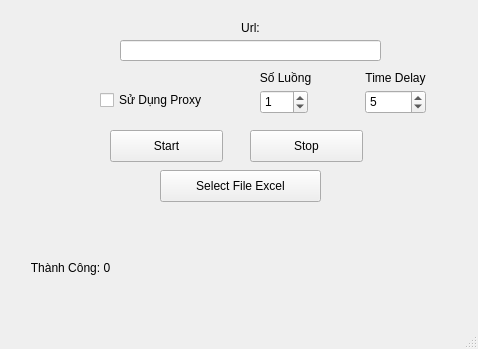
<?xml version="1.0" encoding="UTF-8"?>
<ui version="4.0">
 <class>MainWindow</class>
 <widget class="QMainWindow" name="MainWindow">
  <property name="geometry">
   <rect>
    <x>0</x>
    <y>0</y>
    <width>478</width>
    <height>349</height>
   </rect>
  </property>
  <property name="windowTitle">
   <string>MainWindow</string>
  </property>
  <widget class="QWidget" name="centralwidget">
   <widget class="QPushButton" name="pushButton">
    <property name="geometry">
     <rect>
      <x>110</x>
      <y>130</y>
      <width>113</width>
      <height>32</height>
     </rect>
    </property>
    <property name="text">
     <string>Start</string>
    </property>
   </widget>
   <widget class="QSpinBox" name="spinBox">
    <property name="geometry">
     <rect>
      <x>260</x>
      <y>90</y>
      <width>48</width>
      <height>24</height>
     </rect>
    </property>
    <property name="value">
     <number>1</number>
    </property>
   </widget>
   <widget class="QLabel" name="label">
    <property name="geometry">
     <rect>
      <x>250</x>
      <y>70</y>
      <width>71</width>
      <height>16</height>
     </rect>
    </property>
    <property name="text">
     <string>Số Luồng</string>
    </property>
    <property name="alignment">
     <set>Qt::AlignCenter</set>
    </property>
   </widget>
   <widget class="QPushButton" name="pushButton_2">
    <property name="geometry">
     <rect>
      <x>160</x>
      <y>170</y>
      <width>161</width>
      <height>32</height>
     </rect>
    </property>
    <property name="text">
     <string>Select File Excel</string>
    </property>
   </widget>
   <widget class="QLabel" name="label_2">
    <property name="geometry">
     <rect>
      <x>20</x>
      <y>260</y>
      <width>101</width>
      <height>16</height>
     </rect>
    </property>
    <property name="text">
     <string>Thành Công: 0</string>
    </property>
    <property name="alignment">
     <set>Qt::AlignCenter</set>
    </property>
   </widget>
   <widget class="QLabel" name="label_3">
    <property name="geometry">
     <rect>
      <x>0</x>
      <y>220</y>
      <width>471</width>
      <height>20</height>
     </rect>
    </property>
    <property name="text">
     <string/>
    </property>
    <property name="alignment">
     <set>Qt::AlignCenter</set>
    </property>
   </widget>
   <widget class="QCheckBox" name="checkBox">
    <property name="geometry">
     <rect>
      <x>100</x>
      <y>90</y>
      <width>141</width>
      <height>20</height>
     </rect>
    </property>
    <property name="text">
     <string>Sử Dụng Proxy</string>
    </property>
   </widget>
   <widget class="QSpinBox" name="spinBox_2">
    <property name="geometry">
     <rect>
      <x>365</x>
      <y>90</y>
      <width>61</width>
      <height>24</height>
     </rect>
    </property>
    <property name="maximum">
     <number>999</number>
    </property>
    <property name="value">
     <number>5</number>
    </property>
   </widget>
   <widget class="QLabel" name="label_4">
    <property name="geometry">
     <rect>
      <x>360</x>
      <y>70</y>
      <width>71</width>
      <height>16</height>
     </rect>
    </property>
    <property name="text">
     <string>Time Delay</string>
    </property>
    <property name="alignment">
     <set>Qt::AlignCenter</set>
    </property>
   </widget>
   <widget class="QLineEdit" name="lineEdit">
    <property name="geometry">
     <rect>
      <x>120</x>
      <y>40</y>
      <width>261</width>
      <height>21</height>
     </rect>
    </property>
   </widget>
   <widget class="QLabel" name="label_5">
    <property name="geometry">
     <rect>
      <x>200</x>
      <y>20</y>
      <width>101</width>
      <height>16</height>
     </rect>
    </property>
    <property name="text">
     <string>Url:</string>
    </property>
    <property name="alignment">
     <set>Qt::AlignCenter</set>
    </property>
   </widget>
   <widget class="QPushButton" name="pushButton_3">
    <property name="geometry">
     <rect>
      <x>250</x>
      <y>130</y>
      <width>113</width>
      <height>32</height>
     </rect>
    </property>
    <property name="text">
     <string>Stop</string>
    </property>
   </widget>
  </widget>
  <widget class="QStatusBar" name="statusbar"/>
 </widget>
 <resources/>
 <connections/>
</ui>
